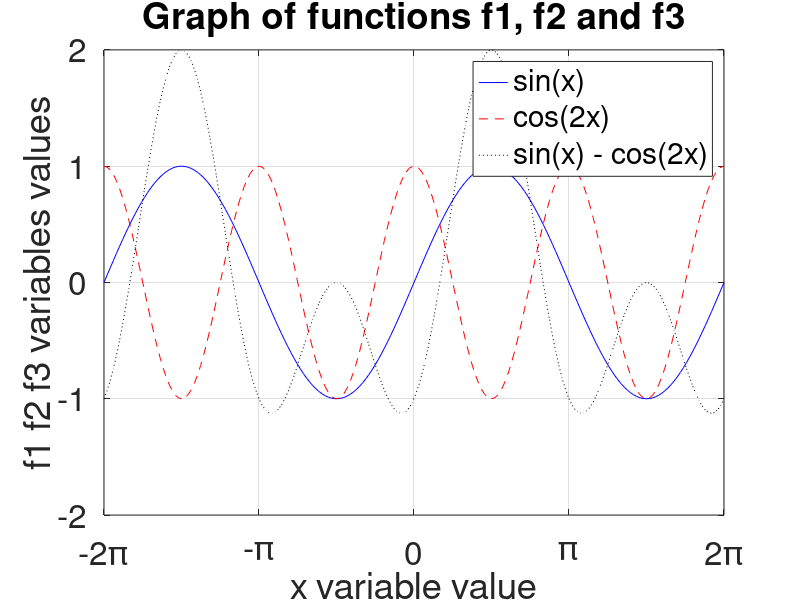

The MATLAB source for this figure:
x = linspace(-2*pi,2*pi,200);
f1 = sin(x);
f2 = cos(2*x);
f3 = f1 - f2;

plot(x, f1, '-b', x, f2, '--r', x, f3, ':k');
title('Graph of functions f1, f2 and f3');
xlabel('x variable value');
ylabel('f1 f2 f3 variables values');
grid on

legend("sin(x)", "cos(2x)", "sin(x) - cos(2x)");
set(gca, 'fontsize', 24, 'XTick', [-2*pi -pi 0 pi 2*pi], 'XTickLabel', {'-2\pi', '-\pi', '0', '\pi', '2\pi'});
axis([-2*pi 2*pi -2 2]);
